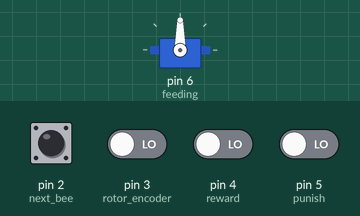
Recording of a sketch running on a simulated Arduino Uno, built with avr-gcc and run on an emulated ATmega328P. Shown: servo. The inputs (shaded band) are chosen by the test bench; at power-on: pin 2 (next_bee), pin 3 (rotor_encoder), pin 4 (reward), pin 5 (punish) LOW. Stepper angles assume 4096 steps per turn.

Above: at 1.2 s.
1.3 s: pin 4 (reward) driven HIGH
At 2.31 s:
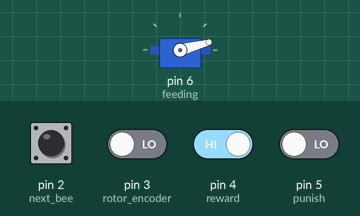
At 3.9 s:
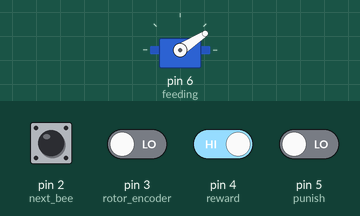
4.3 s: pin 2 (next_bee) pulled HIGH for 3.2 s
Timing chart, 0 to 7.8 s (numbered marks = the images above; inputs shaded):
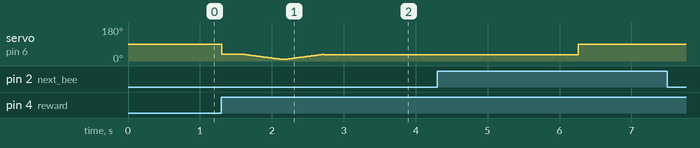

The sketch:

PER_device.ino
```cpp
#include <Servo.h>


#include <AccelStepper.h>


AccelStepper  wheel(8, 10, 11, 12, 13);//this is the stepper motor that moves the revolver
Servo  feeder;//thisis quite obvious:)
int feed_time=3500;//set the milliseconds that you want to feed the bee during the rewarding/punishing period
const byte next_bee = 2;//thisis the digital pin that receives the command from the USB Nidaq to rotate the revolver andmove to the next bee
const byte rotor_encoder = 3;//this pin receives in input the signal that a bee has reached his place in front of the feeder
const byte reward = 4;//this pin received the command to initiated the rewarding procedure in principle it rotates that feeder CCW
const byte punish = 5;//this pin received the command to initiated the punishing procedure. it rotates that feeder CW
const byte feeding = 6; //this pin drives the servo motor that controls the feeeder
bool val = 0;
int ang_rest=90;//resting position of the feeder. It's the angle at which the servo  motor is sitting
int ang_antenna_time=27;//extra angle to which you have to rotate the  feeder in order to stimuulate the antenna
int ang_feed=55;//angle at which the feeder has to move for delivering the reward or the punishment. this is based on the designe of your feeder
//int antenna_time= 800;

void setup() {
  pinMode(next_bee, INPUT);
  pinMode(rotor_encoder, INPUT);
  pinMode(reward, INPUT);
  pinMode(punish, INPUT);

  feeder.attach(feeding);
  feeder.write(ang_rest);
  wheel.setMaxSpeed(1000);
  wheel.setSpeed(-700);
  Serial.begin(115200);
}


void loop() {
  //feed bees: the feeder rotates forth and back first to touch the antenna of the bee with
  //the sugar-soaked stick and then stop the sugar pad in front of the bee the initial dierection is set by the variable punishment or reward
  if (digitalRead(punish)) {
    feeder.write(ang_rest+ang_feed);
    delay(300);
    for (int i=ang_rest+ang_feed;i<=ang_rest+ang_feed+ang_antenna_time;i++){
    feeder.write(i);
    delay(20);}

   for (int i=ang_rest+ang_feed+ang_antenna_time;i>=ang_rest+ang_feed;i--){
    feeder.write(i);
    delay(20);}

    feeder.write(ang_rest+ang_feed);
    delay(feed_time);
    feeder.write(ang_rest);
  }
  if (digitalRead(reward)) {
    feeder.write(ang_rest-ang_feed);
    delay(300);
    for (int i=ang_rest-ang_feed;i>=ang_rest-ang_feed-ang_antenna_time;i--){
    feeder.write(i);
    delay(20);}

    for (int i=ang_rest-ang_feed-ang_antenna_time;i<=ang_rest-ang_feed;i++){
    feeder.write(i);
    delay(20);}

    feeder.write(ang_rest-ang_feed-2);
    delay(feed_time);

    feeder.write(ang_rest);
  }

//move to next bee: if next bee is active the stepper motor is rotated till the rotor encoder is activated
  if (digitalRead(next_bee)) {unsigned long tin=millis();
    while (1) {
      //
      wheel.runSpeed();

      if (!digitalRead(rotor_encoder)&&(millis()-tin)>100 ) {
        val = 1;
      }


      if (digitalRead(rotor_encoder) && val == 1) {

        wheel.disableOutputs();
        val = 0;

        break;
      }
    }
  }
}
```
